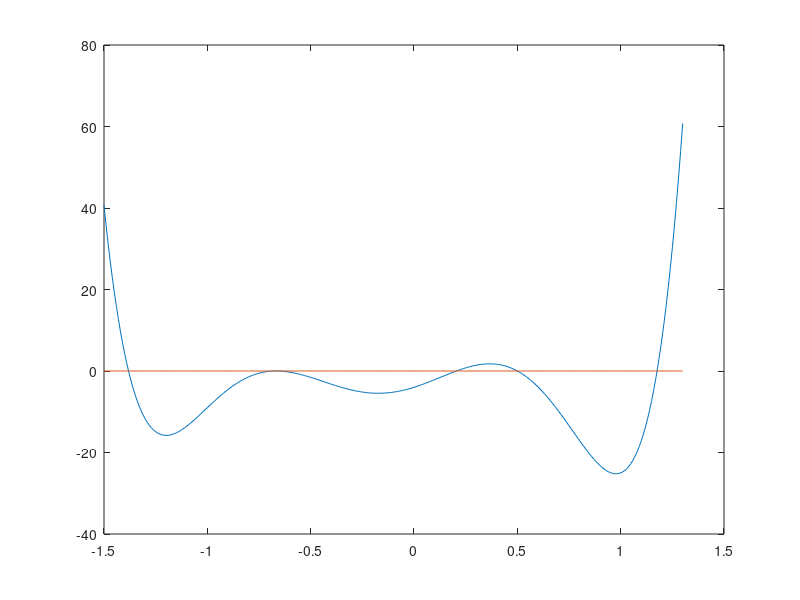

The MATLAB script that drew this image:
function project3
format short;

    function bracket(p0, p1, f)
        br=[p0 f(p0) p1 f(p1)];
        res=1;
        ite=0;
        while (res>1e-8) && (ite<50)
            p2=p1-f(p1)/((f(p1)-f(p0))/(p1-p0));
            if(f(p2)*f(p1)>0),p1=p2;else p0=p2;end
            br=[br; p0 f(p0) p1 f(p1)];
            ite=ite+1;
            res=abs(f(p2));
        end;
        x=p2
        table=[' a f(a) b f(b)']
        br
        iterations=ite
    endfunction

    function newton(x, s, f, f_prime)
        oe=abs(x-s); % keep a copy of error
        out=[]; % output
        for i=1:6 % do 6 iterations
            xnew=x-f(x)/f_prime(x);
            e=abs(xnew-s);
            out=[out; x f(x) f_prime(x) e e/oe^2 ];
            %printf("x%d = %s\n", i -1, rats(x))
            x=xnew;
            oe=e;
        end

        printf("x_i     f(x_i)      f'(x_i)     e_{i+1}     e_{i+1}/e_i^2\n")
        %rats(out, 12),
        out,
        format long; out(:,2)
    endfunction

    f=inline('54*x.^6 + 45*x.^5 - 102*x.^4 - 69*x.^3 + 35*x.^2 + 16*x - 4');
    f_prime=inline('324*x.^5 + 225*x.^4 - 408*x.^3 - 207*x.^2 + 70*x + 16');
    % roots:
    % x1= (-2/3) = -0.6666666667
    % x2= 0.5
    % x3= -1.3813
    % x4= 0.20518
    % x5= 1.1761

    x=-1.5:0.01:1.3;
    plot(x, f(x), x, 0*x);

    % do all bracket guesses
    %p0=1;p1=4;
    bracket(-0.666666, -0.6666667, f);
    bracket(0.25, 0.75, f);
    bracket(-1.4, -1.3, f);
    bracket(0.2, 0.3, f);
    bracket(1.1, 1.2, f);


    % do all newton guesses
    x=1; s=0.75488; % initial x_i, solution s
    newton(-0.7,-0.6666666667, f, f_prime);
    newton(0.499, 0.5, f, f_prime);
    newton(-1.4, -1.3813, f, f_prime);
    newton(0.2, 0.20518, f, f_prime);
    newton(1.16, 1.1761, f, f_prime);

endfunction
